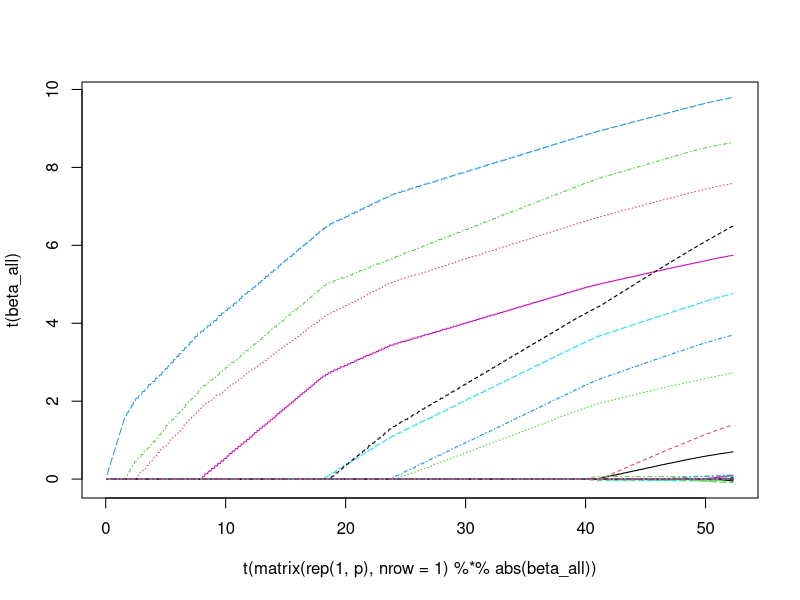

Write R code to recreate this figure.
############################################################# 
## Stat 202A - Homework 4
## Author: Anurag Pande
## Date : 27-10-2016
## Description: This script implements stagewise regression
## (epsilon boosting)
#############################################################

#############################################################
## INSTRUCTIONS: Please fill in the missing lines of code
## only where specified. Do not change function names, 
## function inputs or outputs. You can add examples at the
## end of the script (in the "Optional examples" section) to 
## double-check your work, but MAKE SURE TO COMMENT OUT ALL 
## OF YOUR EXAMPLES BEFORE SUBMITTING.
##
## Very important: Do not use the function "setwd" anywhere
## in your code. If you do, I will be unable to grade your 
## work since R will attempt to change my working directory
## to one that does not exist.
#############################################################

######################################
## Function 1: Stagewise regression ##
######################################

swRegression <- function(X, Y, numIter = 3000, epsilon = 0.0001){
  
  # Perform stagewise regression (epsilon boosting) of Y on X
  # 
  # X: Matrix of explanatory variables.
  # Y: Response vector
  # numIter: Number of iterations ("T" in class notes)
  # epsilon: Update step size (should be small)
  #
  # Returns a matrix containing the stepwise solution vector 
  # for each iteration.
  
  #######################
  ## FILL IN WITH CODE ##
  #######################
  
  
  
  p = dim(X)[2]
  beta = matrix(rep(0, p), nrow = p)
  db = matrix(rep(0, p), nrow = p)
  beta_all = matrix(rep(0, p*numIter), nrow = p)
  R = Y
  for (t in 1:numIter)
  {
    for (j in 1:p)
      db[j] = sum(R*X[, j])
    j = which.max(abs(db))
    beta[j] = beta[j]+db[j]*epsilon
    R = R - X[, j]*db[j]*epsilon
    beta_all[, t] = beta
  }
  matplot(t(matrix(rep(1, p), nrow = 1)%*%abs(beta_all)), t(beta_all), type = 'l')
  
  
  
  
  
  ## Function should output the matrix beta_all, the 
  ## solution to the stagewise regression problem.
  ## beta_all is p x numIter
  return(beta_all)
  
}

n = 100
p = 500
s = 10
X = matrix(rnorm(n*p),nrow = n)
beta_true = matrix(rep(0,p), nrow = p)
beta_true[1:s] = 1:s
Y=X%*%beta_true + rnorm(n)
swRegression(X,Y)
